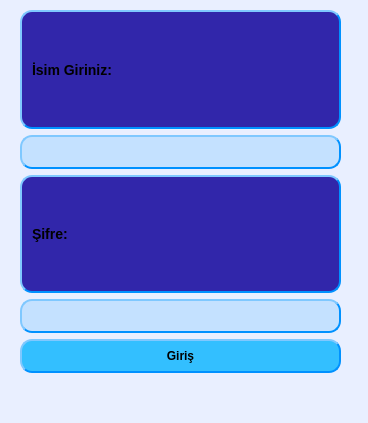
<?xml version="1.0" encoding="UTF-8"?>
<ui version="4.0">
 <class>WindowYLogin</class>
 <widget class="QMainWindow" name="WindowYLogin">
  <property name="geometry">
   <rect>
    <x>0</x>
    <y>0</y>
    <width>368</width>
    <height>423</height>
   </rect>
  </property>
  <property name="minimumSize">
   <size>
    <width>368</width>
    <height>423</height>
   </size>
  </property>
  <property name="maximumSize">
   <size>
    <width>368</width>
    <height>423</height>
   </size>
  </property>
  <property name="windowTitle">
   <string>Menü</string>
  </property>
  <property name="styleSheet">
   <string notr="true">  background-color: rgb(233, 239, 255);
</string>
  </property>
  <widget class="QWidget" name="centralwidget">
   <widget class="QWidget" name="verticalLayoutWidget">
    <property name="geometry">
     <rect>
      <x>20</x>
      <y>10</y>
      <width>321</width>
      <height>363</height>
     </rect>
    </property>
    <layout class="QVBoxLayout" name="verticalLayout">
     <item>
      <layout class="QVBoxLayout" name="verticalLayout_3">
       <item>
        <widget class="QLabel" name="labelCep">
         <property name="styleSheet">
          <string notr="true"> 	background-color: rgb(49, 38, 170);
    border-style: outset;
    border-width: 2px;
    border-radius: 12px;
    font: bold 14px;
    font-color:rgb(160, 246, 255);
    min-width: 7em;
    padding: 6px;
	border-color: rgb(0, 145, 255)</string>
         </property>
         <property name="text">
          <string>İsim Giriniz:</string>
         </property>
        </widget>
       </item>
       <item>
        <widget class="QLineEdit" name="lineEditAd">
         <property name="styleSheet">
          <string notr="true">    background-color: rgb(196, 225, 255);
    border-style: outset;
    border-width: 2px;
    border-radius: 12px;
    font: bold 14px;
    min-width: 7em;
    padding: 6px;
	border-color: rgb(0, 145, 255)</string>
         </property>
        </widget>
       </item>
      </layout>
     </item>
     <item>
      <layout class="QVBoxLayout" name="verticalLayout_2">
       <item>
        <widget class="QLabel" name="labelTc">
         <property name="styleSheet">
          <string notr="true"> 	background-color: rgb(49, 38, 170);
    border-style: outset;
    border-width: 2px;
    border-radius: 12px;
    font: bold 14px;
    font-color:rgb(160, 246, 255);
    min-width: 7em;
    padding: 6px;
	border-color: rgb(0, 145, 255)</string>
         </property>
         <property name="text">
          <string>Şifre:</string>
         </property>
        </widget>
       </item>
       <item>
        <widget class="QLineEdit" name="lineEditSifre">
         <property name="styleSheet">
          <string notr="true">    background-color: rgb(196, 225, 255);
    border-style: outset;
    border-width: 2px;
    border-radius: 12px;
    font: bold 14px;
    min-width: 7em;
    padding: 6px;
	border-color: rgb(0, 145, 255)</string>
         </property>
        </widget>
       </item>
      </layout>
     </item>
     <item>
      <widget class="QPushButton" name="pushButtonGiris">
       <property name="styleSheet">
        <string notr="true">    background-color: rgb(51, 191, 255);
    border-style: outset;
    border-width: 2px;
    border-radius: 12px;
    border-color: rgb(0, 145, 255);
    font: bold 12px;
    min-width: 10em;
    padding: 8px;</string>
       </property>
       <property name="text">
        <string>Giriş</string>
       </property>
      </widget>
     </item>
    </layout>
   </widget>
  </widget>
  <widget class="QMenuBar" name="menubar">
   <property name="geometry">
    <rect>
     <x>0</x>
     <y>0</y>
     <width>368</width>
     <height>23</height>
    </rect>
   </property>
  </widget>
  <widget class="QStatusBar" name="statusbar"/>
 </widget>
 <resources/>
 <connections/>
</ui>
